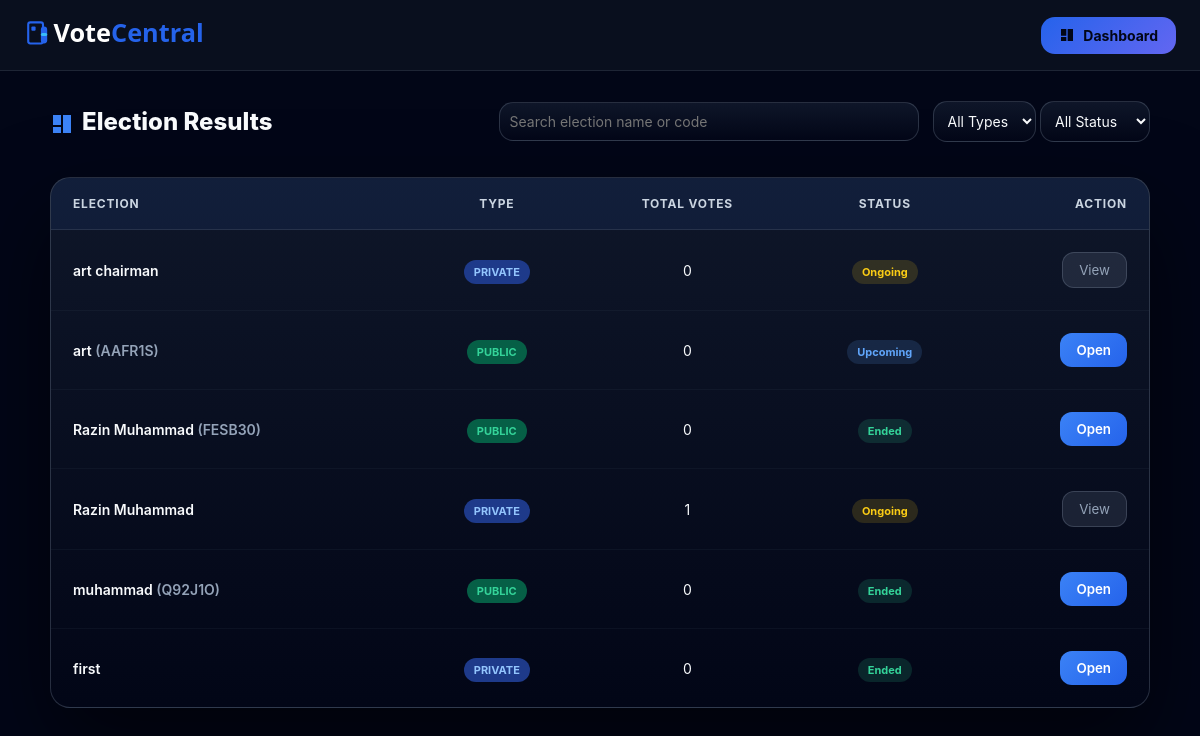
Page /admin/results (signed in) on the committed database.
### app.py (models this page shows)
class Election(db.Model):
    id = db.Column(db.Integer, primary_key=True)
    admin_id = db.Column(db.Integer, db.ForeignKey("admin.id"))
    name = db.Column(db.String(120))
    election_type = db.Column(db.String(20))  # public / private
    public_code = db.Column(db.String(20), nullable=True)
    start_time = db.Column(db.DateTime, nullable=True)
    end_time   = db.Column(db.DateTime, nullable=True)
    result_visible = db.Column(db.Boolean, default=True)
    candidates = db.relationship("Candidate", backref="election", cascade="all,delete")
    votes = db.relationship("Vote", backref="election", cascade="all,delete")
    whitelist = db.relationship("VoterWhitelist", backref="election", cascade="all,delete")

### app.py (the view)
@app.route("/admin/results")
def admin_results_page():
    if not require_admin_login():
        return redirect("/")
    admin = db.session.get(Admin, session["admin_id"])
    elections = Election.query.filter_by(admin_id=admin.id).all()
    result_list = []
    now = datetime.now(IST).replace(tzinfo=None)  # Local time
    for e in elections:
        total_votes = Vote.query.filter_by(election_id=e.id).count()
        start_dt = to_local_naive(e.start_time)
        end_dt   = to_local_naive(e.end_time)
        upcoming = False
        running  = False
        ended    = False
        if start_dt and end_dt:
            if now < start_dt:
                upcoming = True
            elif start_dt <= now <= end_dt:
                running = True
            else:
                ended = True
        elif start_dt and not end_dt:
            if now < start_dt:
                upcoming = True
            else:
                running = True
        elif end_dt and not start_dt:
            if now <= end_dt:
                running = True
            else:
                ended = True
        else:
            running = True
        can_open = False
        reason = ""
        if not e.result_visible:
            reason = "Results are hidden by admin."
        elif e.election_type == "private" and not ended:
            if end_dt:
                reason = (
                    "Private election results unlock after "
                    f"{end_dt.strftime('%b %d, %Y • %I:%M %p')}."
                )
            else:
                reason = "Private election results are not yet available."
        else:
            can_open = True
        result_list.append({
            "id": e.id,
            "name": e.name,
            "type": e.election_type,
            "public_code": e.public_code,
            "total_votes": total_votes,
            "upcoming": upcoming,
            "running": running,
            "ended": ended,
            "can_open": can_open,
            "reason": reason
        })
    return render_template(
        "admin_results.html",
        elections=result_list,
        admin=admin
    )

### app.py (called while the page is built)
def require_admin_login():
    if "admin_id" not in session or not session["admin_id"]:
        flash("Admin login required")
        return False
    return True

def to_local_naive(dt):
    if not dt:
        return None
    if dt.tzinfo:
        dt = dt.astimezone(IST)
    return dt.replace(tzinfo=None)

### templates/admin_results.html (shortened to what this page needs)
<!DOCTYPE html>
<html lang="en">
<head>
</head>
<body>
<nav class="nav-header">
  <img src="/static/uploads/votecentral-logo.svg" height="38">
  <a href="/admin/dashboard" class="btn-dash">
  <svg width="16" height="16" viewBox="0 0 24 24" fill="currentColor">
    <path d="M3 13h8V3H3v10zm10 8h8V3h-8v18zM3 21h8v-6H3v6z"/>
  </svg>
  Dashboard
</a>
</nav>
<div class="container">
<div class="page-header">
  <div class="page-title">
    <svg viewBox="0 0 24 24">
      <path fill="currentColor" d="M3 13h8V3H3v10zm10 8h8V3h-8v18zM3 21h8v-6H3v6z"/>
    </svg>
    Election Results
  </div>
  {% if elections|length > 0 %}
  <div class="page-filters">
    <input id="searchBox" placeholder="Search election name or code">
    <div class="filter-row">
      <select id="filterType">
        <option value="">All Types</option>
      </select>
      <select id="filterStatus">
        <option value="">All Status</option>
      </select>
    </div>
  </div>
  {% endif %}
</div>
{% if elections|length > 0 %}
<table class="desktop-table">
<thead>
<tr>
<th>Election</th>
<th>Type</th>
<th>Total Votes</th>
<th>Status</th>
<th>Action</th>
</tr>
</thead>
<tbody>
{% for e in elections %}
<tr class="result-row"
data-name="{{ (e.name ~ ' ' ~ (e.public_code if e.public_code else ''))|lower }}"
data-type="{{ e.type }}"
data-status="{% if e.running %}running{% elif e.upcoming %}upcoming{% else %}ended{% endif %}">
<td>
{{ e.name }}
{% if e.type == 'public' and e.public_code %}
<span style="color:var(--muted)">({{ e.public_code }})</span>
{% endif %}
</td>
<td>
<span class="badge {{ 'badge-public' if e.type=='public' else 'badge-private' }}">
{{ e.type.upper() }}
</span>
</td>
<td>{{ e.total_votes }}</td>
<td>
  {% if e.running %}
    <span class="status status-running">Ongoing</span>
  {% elif e.upcoming %}
    <span class="status status-upcoming">Upcoming</span>
  {% else %}
    <span class="status status-ended">Ended</span>
  {% endif %}
</td>
<td>
{% if e.can_open %}
<a href="/admin/results/{{ e.id }}"><button class="btn-open">Open</button></a>
{% else %}
<button class="btn-locked"
        onclick='showReason({{ e.reason|tojson }})'>
  View
</button>
{% endif %}
</td>
</tr>
{% endfor %}
</tbody>
</table>
{% endif %}
</div>
</body>
</html>

### templates/admin_results.html (style rules this page uses)
:root { --bg:#020617; --card:rgba(15,23,42,.95); --border:rgba(148,163,184,.15); --accent:#3b82f6; --text:#f8fafc; --muted:#94a3b8; --brand-blue:#2563eb; --blue:var(--brand-blue); --indigo:#6366f1; }
* { margin:0;padding:0;box-sizing:border-box;font-family:'Inter',system-ui,sans-serif }
body { background:var(--bg);color:var(--text);overflow-x:hidden }
.container { width:1100px; max-width:95%; margin:30px auto; }
.nav-header { position:sticky; top:0; z-index:1000; display:flex; justify-content:space-between; align-items:center; padding:16px 24px; background:rgba(11,18,32,.85); backdrop-filter:blur(16px); border-bottom:1px solid var(--border); }
.btn-dash { display:flex; align-items:center; gap:8px; background:linear-gradient(135deg,var(--blue),var(--indigo)); color:#020617; padding:10px 18px; border-radius:14px; font-weight:700; font-size:14px; text-decoration:none; transition:.25s ease; }
.page-header { display:flex; justify-content:space-between; align-items:center; flex-wrap:wrap; gap:25px; margin-bottom:35px; }
.page-title { display:flex; align-items:center; gap:8px; font-size:24px; font-weight:800; }
.page-title svg { width:24px; height:24px; color:var(--accent); margin-bottom: -4px; }
.page-filters { display:flex; align-items:center; gap:14px; flex-wrap:wrap; }
@media (min-width:769px) { .page-filters input { width:420px; max-width:480px; } }
.page-filters input, .page-filters select { background:linear-gradient(180deg,rgba(15,23,42,.95),rgba(2,6,23,.95)); border:1px solid rgba(148,163,184,.25); color:var(--text); padding:10px 10px; border-radius:14px; font-size:14px; transition:.25s ease; }
.desktop-table { width:100%; border-collapse:separate; border-spacing:0; background:linear-gradient( 180deg, rgba(15,23,42,.98), rgba(2,6,23,.98) ); border:1px solid rgba(148,163,184,.25); border-radius:20px; overflow:hidden; box-shadow:0 40px 90px rgba(0,0,0,.55); }
.desktop-table thead { background:rgba(59,130,246,.08); }
.desktop-table thead th { padding:18px 22px; font-size:12px; letter-spacing:.8px; color:#cbd5e1; text-transform:uppercase; font-weight:700; border-bottom:1px solid rgba(104, 114, 128, 0.25); }
.desktop-table thead th:nth-child(1) { text-align:left; }
.desktop-table thead th:nth-child(2), .desktop-table thead th:nth-child(3), .desktop-table thead th:nth-child(4) { text-align:center; }
.desktop-table thead th:last-child { text-align:right; }
.desktop-table tbody tr { background:transparent; transition:.25s ease; }
.desktop-table td { padding:22px 22px; font-size:14px; border-bottom:1px solid rgba(65, 81, 102, 0.12); }
.desktop-table td:nth-child(1) { text-align:left; font-weight:600; }
.desktop-table td:nth-child(2), .desktop-table td:nth-child(3), .desktop-table td:nth-child(4) { text-align:center; }
.desktop-table td:last-child { text-align:right; }
.desktop-table tbody tr:last-child td { border-bottom:none; }
.status { padding:5px 10px; border-radius:20px; font-size:11px; font-weight:700; }
.status-running { background:rgba(250,204,21,.15); color:#facc15; }
.status-upcoming { background:rgba(96,165,250,.15); color:#60a5fa; }
.status-ended { background:rgba(52,211,153,.15); color:#34d399; }
.badge { padding:5px 10px; border-radius:20px; font-size:11px; font-weight:700; }
.badge-public { background:#065f46;color:#34d399 }
.badge-private { background:#1e3a8a;color:#93c5fd }
.btn-open { background:linear-gradient(135deg,var(--accent),#2563eb); border:none; color:#fff; padding:9px 16px; border-radius:12px; font-weight:600; cursor:pointer; }
.btn-locked { background:rgba(148,163,184,.15); color:var(--muted); border:1px solid rgba(148,163,184,.25); padding:9px 16px; border-radius:12px; }

### rows in the picture
Election: name "art chairman", type "PRIVATE", total_votes "0", shows "Ongoing"
Election: name "art", public_code "AAFR1S", type "PUBLIC", total_votes "0", shows "Upcoming"
Election: name "Razin Muhammad", public_code "FESB30", type "PUBLIC", total_votes "0", shows "Ended"
Election: name "Razin Muhammad", type "PRIVATE", total_votes "1", shows "Ongoing"
Election: name "muhammad", public_code "Q92J1O", type "PUBLIC", total_votes "0", shows "Ended"
Election: name "first", type "PRIVATE", total_votes "0", shows "Ended"
